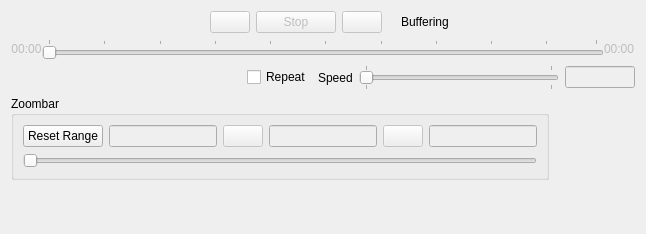
<?xml version="1.0" encoding="UTF-8"?>
<ui version="4.0">
 <class>Trackbar</class>
 <widget class="QWidget" name="Trackbar">
  <property name="geometry">
   <rect>
    <x>0</x>
    <y>0</y>
    <width>646</width>
    <height>234</height>
   </rect>
  </property>
  <property name="sizePolicy">
   <sizepolicy hsizetype="Preferred" vsizetype="Preferred">
    <horstretch>0</horstretch>
    <verstretch>0</verstretch>
   </sizepolicy>
  </property>
  <property name="windowTitle">
   <string>Form</string>
  </property>
  <layout class="QVBoxLayout" name="verticalLayout_6">
   <item>
    <layout class="QVBoxLayout" name="verticalLayout_5">
     <item>
      <layout class="QVBoxLayout" name="verticalLayout_2">
       <item>
        <layout class="QVBoxLayout" name="verticalLayout">
         <property name="spacing">
          <number>6</number>
         </property>
         <item>
          <layout class="QHBoxLayout" name="horizontalLayout">
           <item>
            <spacer name="horizontalSpacer">
             <property name="orientation">
              <enum>Qt::Horizontal</enum>
             </property>
             <property name="sizeHint" stdset="0">
              <size>
               <width>40</width>
               <height>20</height>
              </size>
             </property>
            </spacer>
           </item>
           <item>
            <widget class="QLabel" name="_bufferingSpaceLabel">
             <property name="minimumSize">
              <size>
               <width>0</width>
               <height>0</height>
              </size>
             </property>
             <property name="text">
              <string/>
             </property>
            </widget>
           </item>
           <item>
            <layout class="QHBoxLayout" name="horizontalLayout_3">
             <item>
              <widget class="QPushButton" name="_playPauseBackwardBtn">
               <property name="enabled">
                <bool>false</bool>
               </property>
               <property name="text">
                <string/>
               </property>
               <property name="icon">
                <iconset resource="../default.qrc">
                 <normaloff>:/icons/backwardPlay</normaloff>:/icons/backwardPlay</iconset>
               </property>
              </widget>
             </item>
             <item>
              <widget class="QPushButton" name="_stopBtn">
               <property name="enabled">
                <bool>false</bool>
               </property>
               <property name="text">
                <string>Stop</string>
               </property>
              </widget>
             </item>
             <item>
              <widget class="QPushButton" name="_playPauseForwardBtn">
               <property name="enabled">
                <bool>false</bool>
               </property>
               <property name="text">
                <string/>
               </property>
               <property name="icon">
                <iconset resource="../default.qrc">
                 <normaloff>:/icons/play</normaloff>:/icons/play</iconset>
               </property>
              </widget>
             </item>
            </layout>
           </item>
           <item>
            <widget class="QLabel" name="_bufferingGifLabel">
             <property name="text">
              <string/>
             </property>
            </widget>
           </item>
           <item>
            <widget class="QLabel" name="_bufferingLabel">
             <property name="text">
              <string>Buffering</string>
             </property>
            </widget>
           </item>
           <item>
            <spacer name="horizontalSpacer_2">
             <property name="orientation">
              <enum>Qt::Horizontal</enum>
             </property>
             <property name="sizeHint" stdset="0">
              <size>
               <width>40</width>
               <height>20</height>
              </size>
             </property>
            </spacer>
           </item>
          </layout>
         </item>
         <item>
          <layout class="QHBoxLayout" name="_sliderLayoutH">
           <property name="spacing">
            <number>0</number>
           </property>
           <property name="leftMargin">
            <number>0</number>
           </property>
           <property name="topMargin">
            <number>0</number>
           </property>
           <property name="rightMargin">
            <number>0</number>
           </property>
           <property name="bottomMargin">
            <number>0</number>
           </property>
           <item>
            <widget class="QLabel" name="_currentTimeLabel">
             <property name="enabled">
              <bool>false</bool>
             </property>
             <property name="sizePolicy">
              <sizepolicy hsizetype="Preferred" vsizetype="Preferred">
               <horstretch>0</horstretch>
               <verstretch>0</verstretch>
              </sizepolicy>
             </property>
             <property name="minimumSize">
              <size>
               <width>0</width>
               <height>0</height>
              </size>
             </property>
             <property name="text">
              <string>00:00</string>
             </property>
             <property name="alignment">
              <set>Qt::AlignCenter</set>
             </property>
            </widget>
           </item>
           <item>
            <widget class="QSlider" name="_slider">
             <property name="enabled">
              <bool>false</bool>
             </property>
             <property name="sizePolicy">
              <sizepolicy hsizetype="Expanding" vsizetype="Preferred">
               <horstretch>0</horstretch>
               <verstretch>0</verstretch>
              </sizepolicy>
             </property>
             <property name="orientation">
              <enum>Qt::Horizontal</enum>
             </property>
             <property name="tickPosition">
              <enum>QSlider::TicksAbove</enum>
             </property>
             <property name="tickInterval">
              <number>10</number>
             </property>
            </widget>
           </item>
           <item>
            <widget class="QLabel" name="_maxTimeLabel">
             <property name="enabled">
              <bool>false</bool>
             </property>
             <property name="sizePolicy">
              <sizepolicy hsizetype="Preferred" vsizetype="Preferred">
               <horstretch>0</horstretch>
               <verstretch>0</verstretch>
              </sizepolicy>
             </property>
             <property name="text">
              <string>00:00</string>
             </property>
            </widget>
           </item>
          </layout>
         </item>
        </layout>
       </item>
       <item>
        <layout class="QHBoxLayout" name="horizontalLayout_5">
         <item>
          <spacer name="horizontalSpacer_3">
           <property name="orientation">
            <enum>Qt::Horizontal</enum>
           </property>
           <property name="sizeHint" stdset="0">
            <size>
             <width>40</width>
             <height>20</height>
            </size>
           </property>
          </spacer>
         </item>
         <item>
          <widget class="QCheckBox" name="_repeatCheckBox">
           <property name="text">
            <string>Repeat</string>
           </property>
          </widget>
         </item>
         <item>
          <widget class="QLabel" name="label">
           <property name="text">
            <string>Speed</string>
           </property>
          </widget>
         </item>
         <item>
          <widget class="QSlider" name="_speedSlider">
           <property name="enabled">
            <bool>false</bool>
           </property>
           <property name="maximumSize">
            <size>
             <width>200</width>
             <height>16777215</height>
            </size>
           </property>
           <property name="minimum">
            <number>1</number>
           </property>
           <property name="maximum">
            <number>10</number>
           </property>
           <property name="orientation">
            <enum>Qt::Horizontal</enum>
           </property>
           <property name="invertedControls">
            <bool>false</bool>
           </property>
           <property name="tickPosition">
            <enum>QSlider::TicksBothSides</enum>
           </property>
          </widget>
         </item>
         <item>
          <widget class="QLineEdit" name="_currentSpeedLineEdit">
           <property name="enabled">
            <bool>false</bool>
           </property>
           <property name="sizePolicy">
            <sizepolicy hsizetype="Minimum" vsizetype="Maximum">
             <horstretch>0</horstretch>
             <verstretch>0</verstretch>
            </sizepolicy>
           </property>
           <property name="maximumSize">
            <size>
             <width>70</width>
             <height>16777215</height>
            </size>
           </property>
           <property name="alignment">
            <set>Qt::AlignRight|Qt::AlignTrailing|Qt::AlignVCenter</set>
           </property>
          </widget>
         </item>
        </layout>
       </item>
      </layout>
     </item>
     <item>
      <layout class="QHBoxLayout" name="horizontalLayout_6">
       <item>
        <spacer name="horizontalSpacer_5">
         <property name="orientation">
          <enum>Qt::Horizontal</enum>
         </property>
         <property name="sizeHint" stdset="0">
          <size>
           <width>40</width>
           <height>20</height>
          </size>
         </property>
        </spacer>
       </item>
       <item>
        <widget class="QGroupBox" name="_zoomGroupBox">
         <property name="title">
          <string>Zoombar</string>
         </property>
         <layout class="QVBoxLayout" name="verticalLayout_4">
          <property name="spacing">
           <number>6</number>
          </property>
          <item>
           <layout class="QVBoxLayout" name="verticalLayout_3">
            <item>
             <layout class="QHBoxLayout" name="horizontalLayout_2">
              <item>
               <widget class="QPushButton" name="_resetRangeBtn">
                <property name="text">
                 <string>Reset Range</string>
                </property>
               </widget>
              </item>
              <item>
               <widget class="QLineEdit" name="_minTimestampLineEdit">
                <property name="enabled">
                 <bool>false</bool>
                </property>
                <property name="sizePolicy">
                 <sizepolicy hsizetype="Minimum" vsizetype="Maximum">
                  <horstretch>0</horstretch>
                  <verstretch>0</verstretch>
                 </sizepolicy>
                </property>
                <property name="maximumSize">
                 <size>
                  <width>16777215</width>
                  <height>16777215</height>
                 </size>
                </property>
                <property name="alignment">
                 <set>Qt::AlignCenter</set>
                </property>
               </widget>
              </item>
              <item>
               <widget class="QPushButton" name="_backwardBtn">
                <property name="enabled">
                 <bool>false</bool>
                </property>
                <property name="text">
                 <string/>
                </property>
                <property name="icon">
                 <iconset resource="../default.qrc">
                  <normaloff>:/icons/backward</normaloff>:/icons/backward</iconset>
                </property>
               </widget>
              </item>
              <item>
               <widget class="QLineEdit" name="_currentTimestampLineEdit">
                <property name="enabled">
                 <bool>false</bool>
                </property>
                <property name="sizePolicy">
                 <sizepolicy hsizetype="Minimum" vsizetype="Maximum">
                  <horstretch>0</horstretch>
                  <verstretch>0</verstretch>
                 </sizepolicy>
                </property>
                <property name="minimumSize">
                 <size>
                  <width>0</width>
                  <height>0</height>
                 </size>
                </property>
                <property name="maximumSize">
                 <size>
                  <width>16777215</width>
                  <height>16777215</height>
                 </size>
                </property>
                <property name="baseSize">
                 <size>
                  <width>0</width>
                  <height>0</height>
                 </size>
                </property>
                <property name="layoutDirection">
                 <enum>Qt::LeftToRight</enum>
                </property>
                <property name="text">
                 <string/>
                </property>
                <property name="alignment">
                 <set>Qt::AlignCenter</set>
                </property>
               </widget>
              </item>
              <item>
               <widget class="QPushButton" name="_forwardBtn">
                <property name="enabled">
                 <bool>false</bool>
                </property>
                <property name="text">
                 <string/>
                </property>
                <property name="icon">
                 <iconset resource="../default.qrc">
                  <normaloff>:/icons/forward</normaloff>:/icons/forward</iconset>
                </property>
               </widget>
              </item>
              <item>
               <widget class="QLineEdit" name="_maxTimestampLineEdit">
                <property name="enabled">
                 <bool>false</bool>
                </property>
                <property name="sizePolicy">
                 <sizepolicy hsizetype="Minimum" vsizetype="Maximum">
                  <horstretch>0</horstretch>
                  <verstretch>0</verstretch>
                 </sizepolicy>
                </property>
                <property name="alignment">
                 <set>Qt::AlignCenter</set>
                </property>
               </widget>
              </item>
             </layout>
            </item>
            <item>
             <layout class="QHBoxLayout" name="horizontalLayout_4">
              <item>
               <widget class="QSlider" name="_zoomSlider">
                <property name="orientation">
                 <enum>Qt::Horizontal</enum>
                </property>
               </widget>
              </item>
             </layout>
            </item>
           </layout>
          </item>
         </layout>
        </widget>
       </item>
       <item>
        <spacer name="horizontalSpacer_4">
         <property name="orientation">
          <enum>Qt::Horizontal</enum>
         </property>
         <property name="sizeHint" stdset="0">
          <size>
           <width>128</width>
           <height>17</height>
          </size>
         </property>
        </spacer>
       </item>
      </layout>
     </item>
     <item>
      <spacer name="verticalSpacer">
       <property name="orientation">
        <enum>Qt::Vertical</enum>
       </property>
       <property name="sizeHint" stdset="0">
        <size>
         <width>20</width>
         <height>40</height>
        </size>
       </property>
      </spacer>
     </item>
    </layout>
   </item>
  </layout>
  <action name="actionPlayForward">
   <property name="text">
    <string>playForward</string>
   </property>
  </action>
 </widget>
 <resources>
  <include location="../default.qrc"/>
 </resources>
 <connections>
  <connection>
   <sender>_playPauseForwardBtn</sender>
   <signal>clicked()</signal>
   <receiver>Trackbar</receiver>
   <slot>onPlayPauseForwardClicked()</slot>
   <hints>
    <hint type="sourcelabel">
     <x>167</x>
     <y>116</y>
    </hint>
    <hint type="destinationlabel">
     <x>309</x>
     <y>97</y>
    </hint>
   </hints>
  </connection>
  <connection>
   <sender>_stopBtn</sender>
   <signal>clicked()</signal>
   <receiver>Trackbar</receiver>
   <slot>onStopClicked()</slot>
   <hints>
    <hint type="sourcelabel">
     <x>127</x>
     <y>115</y>
    </hint>
    <hint type="destinationlabel">
     <x>318</x>
     <y>74</y>
    </hint>
   </hints>
  </connection>
  <connection>
   <sender>_backwardBtn</sender>
   <signal>clicked()</signal>
   <receiver>Trackbar</receiver>
   <slot>onTimeBackwardClicked()</slot>
   <hints>
    <hint type="sourcelabel">
     <x>465</x>
     <y>162</y>
    </hint>
    <hint type="destinationlabel">
     <x>318</x>
     <y>74</y>
    </hint>
   </hints>
  </connection>
  <connection>
   <sender>_forwardBtn</sender>
   <signal>clicked()</signal>
   <receiver>Trackbar</receiver>
   <slot>onTimeForwardClicked()</slot>
   <hints>
    <hint type="sourcelabel">
     <x>821</x>
     <y>162</y>
    </hint>
    <hint type="destinationlabel">
     <x>318</x>
     <y>74</y>
    </hint>
   </hints>
  </connection>
  <connection>
   <sender>_playPauseBackwardBtn</sender>
   <signal>clicked()</signal>
   <receiver>Trackbar</receiver>
   <slot>onPlayPauseBackwardClicked()</slot>
   <hints>
    <hint type="sourcelabel">
     <x>26</x>
     <y>108</y>
    </hint>
    <hint type="destinationlabel">
     <x>318</x>
     <y>74</y>
    </hint>
   </hints>
  </connection>
  <connection>
   <sender>_slider</sender>
   <signal>valueChanged(int)</signal>
   <receiver>Trackbar</receiver>
   <slot>onSliderValueChanged(int)</slot>
   <hints>
    <hint type="sourcelabel">
     <x>624</x>
     <y>109</y>
    </hint>
    <hint type="destinationlabel">
     <x>506</x>
     <y>179</y>
    </hint>
   </hints>
  </connection>
  <connection>
   <sender>_slider</sender>
   <signal>sliderReleased()</signal>
   <receiver>Trackbar</receiver>
   <slot>onSliderReleased()</slot>
   <hints>
    <hint type="sourcelabel">
     <x>624</x>
     <y>109</y>
    </hint>
    <hint type="destinationlabel">
     <x>506</x>
     <y>179</y>
    </hint>
   </hints>
  </connection>
  <connection>
   <sender>_minTimestampLineEdit</sender>
   <signal>editingFinished()</signal>
   <receiver>Trackbar</receiver>
   <slot>onMinTimestampEditingFinished()</slot>
   <hints>
    <hint type="sourcelabel">
     <x>205</x>
     <y>153</y>
    </hint>
    <hint type="destinationlabel">
     <x>506</x>
     <y>179</y>
    </hint>
   </hints>
  </connection>
  <connection>
   <sender>_maxTimestampLineEdit</sender>
   <signal>editingFinished()</signal>
   <receiver>Trackbar</receiver>
   <slot>onMaxTimestampEditingFinished()</slot>
   <hints>
    <hint type="sourcelabel">
     <x>914</x>
     <y>153</y>
    </hint>
    <hint type="destinationlabel">
     <x>506</x>
     <y>179</y>
    </hint>
   </hints>
  </connection>
  <connection>
   <sender>_resetRangeBtn</sender>
   <signal>clicked()</signal>
   <receiver>Trackbar</receiver>
   <slot>onResetRangeBtnClicked()</slot>
   <hints>
    <hint type="sourcelabel">
     <x>51</x>
     <y>250</y>
    </hint>
    <hint type="destinationlabel">
     <x>506</x>
     <y>179</y>
    </hint>
   </hints>
  </connection>
  <connection>
   <sender>_currentTimestampLineEdit</sender>
   <signal>editingFinished()</signal>
   <receiver>Trackbar</receiver>
   <slot>onCurrentTimestampEditingFinished()</slot>
   <hints>
    <hint type="sourcelabel">
     <x>559</x>
     <y>153</y>
    </hint>
    <hint type="destinationlabel">
     <x>506</x>
     <y>179</y>
    </hint>
   </hints>
  </connection>
  <connection>
   <sender>_speedSlider</sender>
   <signal>valueChanged(int)</signal>
   <receiver>Trackbar</receiver>
   <slot>onSpeedSliderValueChanged()</slot>
   <hints>
    <hint type="sourcelabel">
     <x>722</x>
     <y>251</y>
    </hint>
    <hint type="destinationlabel">
     <x>506</x>
     <y>179</y>
    </hint>
   </hints>
  </connection>
  <connection>
   <sender>_zoomSlider</sender>
   <signal>sliderMoved(int)</signal>
   <receiver>Trackbar</receiver>
   <slot>onZoomSliderMoved(int)</slot>
   <hints>
    <hint type="sourcelabel">
     <x>416</x>
     <y>151</y>
    </hint>
    <hint type="destinationlabel">
     <x>397</x>
     <y>207</y>
    </hint>
   </hints>
  </connection>
  <connection>
   <sender>_slider</sender>
   <signal>sliderPressed()</signal>
   <receiver>Trackbar</receiver>
   <slot>onSliderPressed()</slot>
   <hints>
    <hint type="sourcelabel">
     <x>275</x>
     <y>56</y>
    </hint>
    <hint type="destinationlabel">
     <x>275</x>
     <y>109</y>
    </hint>
   </hints>
  </connection>
  <connection>
   <sender>_slider</sender>
   <signal>sliderMoved(int)</signal>
   <receiver>Trackbar</receiver>
   <slot>onSliderMoved(int)</slot>
   <hints>
    <hint type="sourcelabel">
     <x>322</x>
     <y>56</y>
    </hint>
    <hint type="destinationlabel">
     <x>322</x>
     <y>116</y>
    </hint>
   </hints>
  </connection>
 </connections>
 <slots>
  <slot>onPlayPauseForwardClicked()</slot>
  <slot>onSliderMoved(int)</slot>
  <slot>onStopClicked()</slot>
  <slot>onTimeForwardClicked()</slot>
  <slot>onTimeBackwardClicked()</slot>
  <slot>onPlayPauseBackwardClicked()</slot>
  <slot>onSliderValueChanged(int)</slot>
  <slot>onSliderReleased()</slot>
  <slot>onZoomSliderMoved(int)</slot>
  <slot>onMinTimestampEditingFinished()</slot>
  <slot>onMaxTimestampEditingFinished()</slot>
  <slot>onResetRangeBtnClicked()</slot>
  <slot>onCurrentTimestampEditingFinished()</slot>
  <slot>onSpeedSliderValueChanged()</slot>
  <slot>onFinished()</slot>
  <slot>onSliderPressed()</slot>
 </slots>
</ui>
